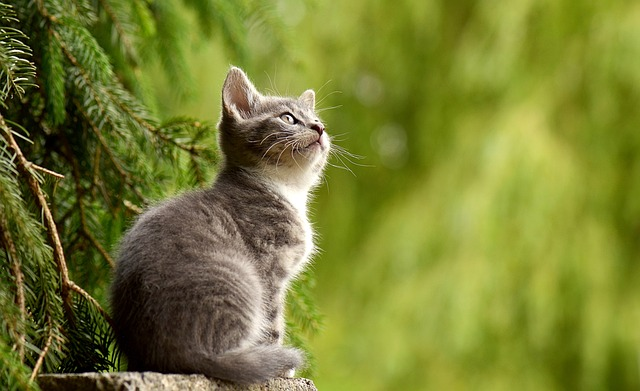
#> input picture images/img.jpg, 640 x 391 px
$ jupyter execute 06_size_modification.ipynb
#> lines starting #> are read from the running program, lines starting #| are printed output that depends on the picture
# 6. 크기 조정

## 이미지

### 고정 크기로 설정

[cell 1]
import cv2

img = cv2.imread("images/img.jpg")
#> img is the input picture: shape (391, 640, 3); mean B, G, R 49.8, 125.8, 119.1
dst = cv2.resize(img, (400, 500))  # width, height 고정 크기
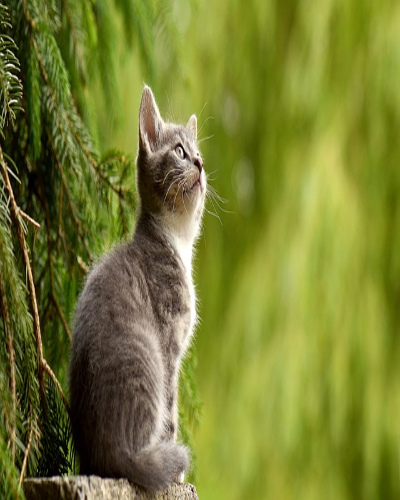
#> dst: shape (500, 400, 3); mean B, G, R 49.7, 125.7, 118.9

cv2.imshow("img", img)
cv2.imshow("resize", dst)

cv2.waitKey(0)
cv2.destroyAllWindows()

### 비율로 설정

[cell 2]
import cv2

img = cv2.imread("images/img.jpg")
dst = cv2.resize(img, None, fx=0.5, fy=0.5)  # x, y 비율 정의 (0.5 배로 축소)
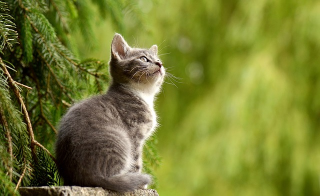
#> dst: shape (196, 320, 3); mean B, G, R 49.9, 125.9, 119.2

cv2.imshow("img", img)
cv2.imshow("resize", dst)

cv2.waitKey(0)
cv2.destroyAllWindows()

## 보간법

1. cv2.INTER_AREA: 크기 줄일 때 사용
2. cv2.INTER_CUBIC: 크기 늘릴 때 사용 (속도 느림, 퀄리티 좋음)
3. cv2.INTER_LINEAR: 크기 늘릴 때 사용 (기본값)

### 보간법 적용하여 축소

[cell 3]
import cv2

img = cv2.imread("images/img.jpg")
dst = cv2.resize(img, None, fx=0.5, fy=0.5, interpolation=cv2.INTER_AREA)

cv2.imshow("img", img)
cv2.imshow("resize", dst)

cv2.waitKey(0)
cv2.destroyAllWindows()

### 보간법 적용하여 확대

[cell 4]
import cv2

img = cv2.imread("images/img.jpg")
dst = cv2.resize(img, None, fx=1.5, fy=1.5, interpolation=cv2.INTER_CUBIC)
#> dst: shape (586, 960, 3)

cv2.imshow("img", img)
cv2.imshow("resize", dst)

cv2.waitKey(0)
cv2.destroyAllWindows()

## 동영상

### 고정 크기로 설정

[cell 5]
import cv2

cap = cv2.VideoCapture("images/video.mp4")

while cap.isOpened():
    ret, frame = cap.read()
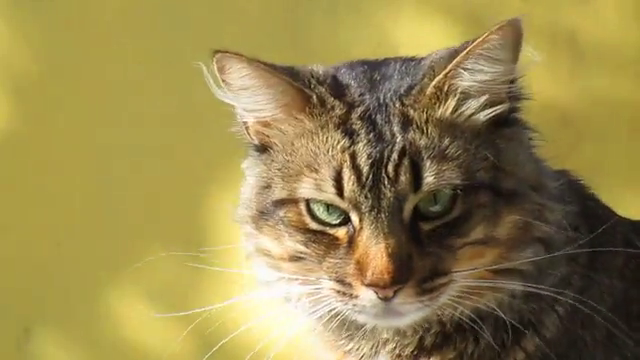
#> input picture frame 28 of images/video.mp4, 640 x 360 px
#> frame is the input picture: shape (360, 640, 3); mean B, G, R 78.8, 136.5, 152.7
    if not ret:
        break

    frame_resized = cv2.resize(frame, (400, 500))
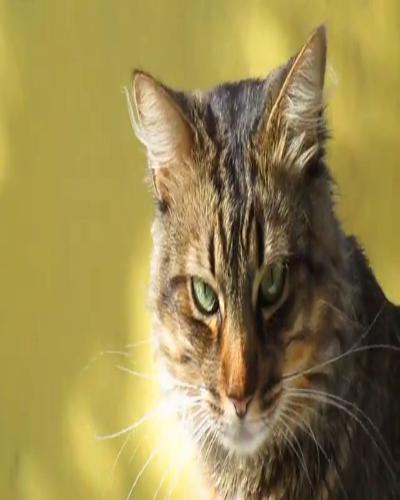
#> frame_resized: shape (500, 400, 3); mean B, G, R 78.7, 136.4, 152.6
    cv2.imshow("video", frame_resized)

    if cv2.waitKey(1) == ord("q"):
#> (key q is pressed here)
        break

cap.release()
cv2.destroyAllWindows()

### 비율로 설정

[cell 6]
import cv2

cap = cv2.VideoCapture("images/video.mp4")

while cap.isOpened():
    ret, frame = cap.read()
    if not ret:
        break

    frame_resized = cv2.resize(frame, None, fx=1.5, fy=1.5, interpolation=cv2.INTER_CUBIC)
#> frame_resized: shape (540, 960, 3)
    cv2.imshow("video", frame_resized)

    if cv2.waitKey(1) == ord("q"):
#> (key q is pressed here)
        break

cap.release()
cv2.destroyAllWindows()
